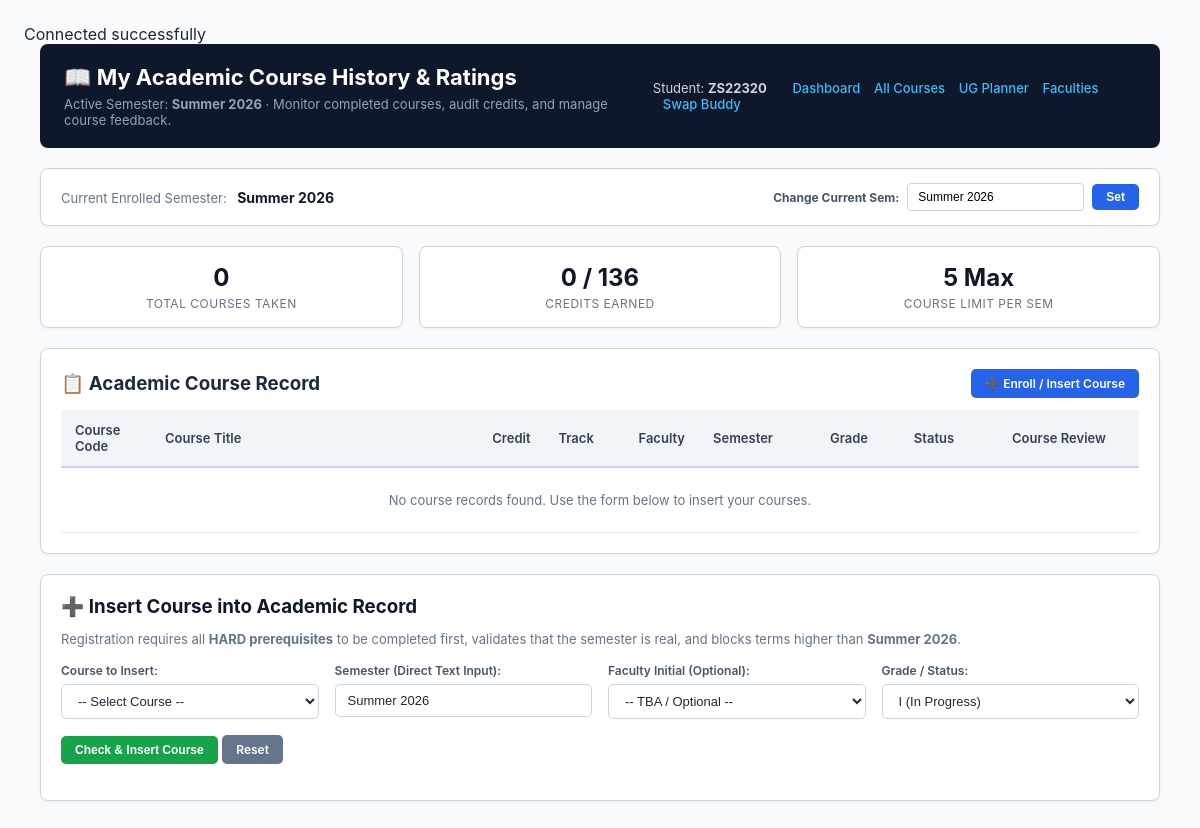
/StudentCourses.php, run on an earlier commit of the app's database.
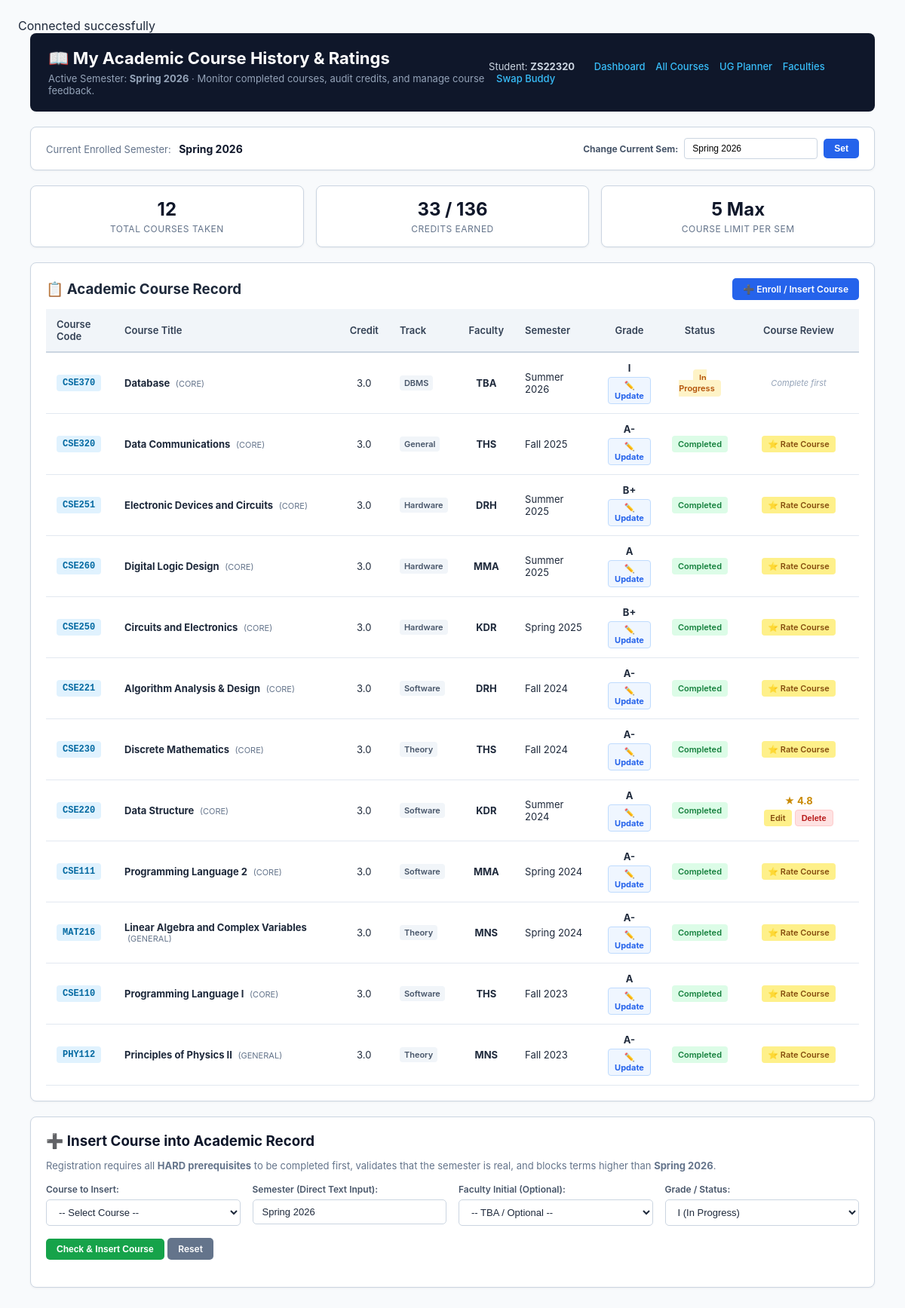
And on a later commit of the database.
### tables this page shows
CREATE TABLE `student_info` (
  `userID` varchar(8) NOT NULL,
  `SID` int(8) DEFAULT NULL,
  `cgpa` decimal(3,2) DEFAULT 0.00,
  `semester` varchar(100) DEFAULT NULL,
  `current_semester_no` int(2) NOT NULL DEFAULT 1,
  `completed_cod_credits` int(2) NOT NULL DEFAULT 0,
  `thesis_semesters_completed` int(1) NOT NULL DEFAULT 0,
  `is_doing_thesis` tinyint(1) NOT NULL DEFAULT 0,
  `is_doing_internship` tinyint(1) NOT NULL DEFAULT 0,
  `dept` varchar(500) NOT NULL DEFAULT 'CSE'
);

CREATE TABLE `course_student_took` (
  `recordID` int(11) NOT NULL,
  `userID` varchar(8) NOT NULL,
  `coursecode` varchar(10) NOT NULL,
  `marks` decimal(5,2) NOT NULL DEFAULT 0.00,
  `grade_letter` varchar(3) NOT NULL DEFAULT 'I',
  `grade_point` decimal(3,2) NOT NULL DEFAULT 0.00,
  `faculty_initial` varchar(10) DEFAULT NULL,
  `semester_taken` varchar(20) NOT NULL DEFAULT 'Spring 2026',
  `semester_order` int(6) NOT NULL DEFAULT 20261,
  `is_completed` tinyint(1) NOT NULL DEFAULT 1,
  `enrollment_semester` varchar(30) DEFAULT NULL,
  `grade` decimal(5,2) DEFAULT NULL
);

CREATE TABLE `course` (
  `coursecode` varchar(10) NOT NULL,
  `name` varchar(100) NOT NULL,
  `description` varchar(500) NOT NULL,
  `credit` float NOT NULL DEFAULT 3,
  `total_mark` decimal(3,0) NOT NULL DEFAULT 100,
  `admin` varchar(8) NOT NULL,
  `dept` varchar(20) NOT NULL DEFAULT 'CSE',
  `course_level` int(1) NOT NULL DEFAULT 1,
  `dept_type` enum('CORE','ELECTIVE','COD','GENERAL') NOT NULL DEFAULT 'CORE',
  `track` enum('Software','Hardware','Theory','DBMS','Cybersecurity','General') NOT NULL DEFAULT 'General',
  `has_lab` tinyint(1) NOT NULL DEFAULT 0,
  `has_project` tinyint(1) NOT NULL DEFAULT 0,
  `assessment_type` enum('EXAM_BASED','ASSIGNMENT_BASED') NOT NULL DEFAULT 'EXAM_BASED',
  `lab_assessment_type` enum('NONE','CONTINUOUS_ONLY','EXAM_BASED') NOT NULL DEFAULT 'NONE',
  `avg_teaching_rate` decimal(3,2) NOT NULL DEFAULT 4.00,
  `official_resource_rate` decimal(3,2) NOT NULL DEFAULT 4.00,
  `is_thesis_or_internship` tinyint(1) NOT NULL DEFAULT 0
);

CREATE TABLE `student_review_course` (
  `reviewID` int(11) NOT NULL,
  `student_uID` varchar(8) NOT NULL,
  `coursecode` varchar(10) NOT NULL,
  `rate` float NOT NULL,
  `review` varchar(500) NOT NULL
);

### StudentCourses.php (the view, shortened to what the changed rows need)
  <?php
require_once 'db.php';
$student_id = $_SESSION['userID'] ?? 'ZS22320';
$current_sem_default = 'Summer 2026';
$s_info_q = mysqli_query($conn, "SELECT semester FROM student_info WHERE userID = '$student_id'");
if ($s_info_q && $s_row = mysqli_fetch_assoc($s_info_q)) {
    if (!empty($s_row['semester'])) {
        $current_sem_default = trim($s_row['semester']);
    }
}
$my_courses_sql = "
    SELECT
        cst.recordID,
        cst.coursecode,
        c.name AS course_name,
        c.credit,
        c.dept_type,
        c.track,
        cst.faculty_initial,
        cst.semester_taken,
        cst.grade_letter,
        cst.grade_point,
        cst.marks,
        cst.is_completed,
        src.rate AS my_rating,
        src.review AS my_review
    FROM course_student_took cst
    JOIN course c ON cst.coursecode = c.coursecode
    LEFT JOIN student_review_course src ON src.student_uID = cst.userID AND src.coursecode = cst.coursecode
    WHERE cst.userID = '$student_id'
    ORDER BY cst.semester_order DESC, cst.coursecode ASC
";
$my_courses_res = mysqli_query($conn, $my_courses_sql);
$total_registered_courses = 0;
$total_credits_completed  = 0;
if ($my_courses_res) {
    while ($row = mysqli_fetch_assoc($my_courses_res)) {
        $total_registered_courses++;
        if ($row['is_completed'] == 1 && $row['grade_letter'] !== 'F') {
            $total_credits_completed += (float)$row['credit'];
        }
    }
    mysqli_data_seek($my_courses_res, 0);
}
?>
<!DOCTYPE html>
<html lang="en">
<head>
</head>
<body>
<div class="container">
    <div class="header">
        <div>
            <h1>📖 My Academic Course History & Ratings</h1>
            <p>Active Semester: <strong><?= htmlspecialchars($current_sem_default) ?></strong> · Monitor completed courses, audit credits, and manage course feedback.</p>
        </div>
    </div>
    <div class="sem-config-bar">
        <div>
            <span style="font-size: 13px; color: #64748b;">Current Enrolled Semester:</span>
            <strong style="font-size: 14px; color: #0f172a; margin-left: 6px;"><?= htmlspecialchars($current_sem_default) ?></strong>
        </div>
        <form method="POST" action="" style="margin: 0; display: flex; gap: 8px; align-items: center;">
            <label style="font-size: 12px; font-weight: bold; color: #475569;">Change Current Sem:</label>
            <input type="text" name="new_current_sem" placeholder="e.g. Summer 2026" value="<?= htmlspecialchars($current_sem_default) ?>"
                   style="padding: 6px 10px; border: 1px solid #cbd5e1; border-radius: 4px; font-size: 12px;" required>
            <button type="submit" class="btn btn-primary" style="padding: 6px 14px;">Set</button>
        </form>
    </div>
    <div class="stats-grid">
        <div class="stat-box">
            <div class="val"><?= $total_registered_courses ?></div>
            <div class="lbl">Total Courses Taken</div>
        </div>
        <div class="stat-box">
            <div class="val"><?= $total_credits_completed ?> / 136</div>
            <div class="lbl">Credits Earned</div>
        </div>
    </div>
    <div class="card">
        <table>
            <thead>
                <tr>
                    <th style="width: 90px;">Course Code</th>
                    <th>Course Title</th>
                    <th style="width: 50px; text-align: center;">Credit</th>
                    <th style="width: 80px;">Track</th>
                    <th style="width: 60px; text-align: center;">Faculty</th>
                    <th style="width: 110px;">Semester</th>
                    <th style="width: 80px; text-align: center;">Grade</th>
                    <th style="width: 90px; text-align: center;">Status</th>
                    <th style="width: 160px; text-align: center;">Course Review</th>
                </tr>
            </thead>
            <tbody>
                <?php if ($my_courses_res && mysqli_num_rows($my_courses_res) > 0): ?>
                    <?php while ($c = mysqli_fetch_assoc($my_courses_res)): ?>
                        <?php
                            $is_eligible_to_rate = ($c['is_completed'] == 1 && $c['grade_letter'] !== 'F');
                            $has_user_rating     = !empty($c['my_rating']);
                        ?>
                        <tr>
                            <td><span class="badge-code"><?= htmlspecialchars($c['coursecode']) ?></span></td>
                            <td>
                                <strong><?= htmlspecialchars($c['course_name']) ?></strong>
                                <span style="font-size: 11px; color: #64748b; margin-left: 4px;">(<?= htmlspecialchars($c['dept_type']) ?>)</span>
                            </td>
                            <td style="text-align: center;"><?= number_format($c['credit'], 1) ?></td>
                            <td><span class="badge-track"><?= htmlspecialchars($c['track']) ?></span></td>
                            <td style="text-align: center;"><strong><?= htmlspecialchars($c['faculty_initial'] ?: 'TBA') ?></strong></td>
                            <td><?= htmlspecialchars($c['semester_taken']) ?></td>
                            <td style="text-align: center;">
                                <div style="font-weight: bold;"><?= htmlspecialchars($c['grade_letter']) ?></div>
                                <a href="?edit_grade_id=<?= $c['recordID'] ?>#edit-grade-box" class="btn-edit-grade">
                                    ✏️ Update
                                </a>
                            </td>
                            <td style="text-align: center;">
                                <?php if ($is_eligible_to_rate): ?>
                                    <span class="badge-completed">Completed</span>
                                <?php else: ?>
                                    <span class="badge-progress">In Progress</span>
                                <?php endif; ?>
                            </td>
                            <td style="text-align: center;">
                                <?php if ($is_eligible_to_rate): ?>
                                    <?php if ($has_user_rating): ?>
                                        <div style="color: #ca8a04; font-weight: bold; margin-bottom: 4px;">★ <?= number_format($c['my_rating'], 1) ?></div>
                                        <div style="display: flex; gap: 4px; justify-content: center; align-items: center;">
                                            <a href="?rate_course=<?= urlencode($c['coursecode']) ?>#rate-course-box" class="btn btn-rate">Edit</a>
                                            <form method="POST" action="StudentCourses.php" style="margin: 0; padding: 0; display: inline;">
                                                <button type="submit" class="btn btn-delete">Delete</button>
                                            </form>
                                        </div>
                                    <?php else: ?>
                                        <a href="?rate_course=<?= urlencode($c['coursecode']) ?>#rate-course-box" class="btn btn-rate">⭐ Rate Course</a>
                                    <?php endif; ?>
                                <?php else: ?>
                                    <span style="color: #94a3b8; font-size: 11px; font-style: italic;">Complete first</span>
                                <?php endif; ?>
                            </td>
                        </tr>
                    <?php endwhile; ?>
                <?php else: ?>
                    <tr>
                        <td colspan="9" style="text-align: center; color: #64748b; padding: 24px;">
                            No course records found. Use the form below to insert your courses.
                        </td>
                    </tr>
                <?php endif; ?>
            </tbody>
        </table>
    </div>
    <div class="insert-form-card" id="insert-course-box">
        <p style="font-size: 13px; color: #64748b; margin-top: -6px; margin-bottom: 16px;">
            Registration requires all <strong>HARD prerequisites</strong> to be completed first, validates that the semester is real, and blocks terms higher than <strong><?= htmlspecialchars($current_sem_default) ?></strong>.
        </p>
        <form method="POST" action="StudentCourses.php">
            <div class="form-grid">
                <div>
                    <label class="form-label">Semester (Direct Text Input):</label>
                    <input type="text" name="semester_taken" class="form-control"
                           placeholder="e.g., Summer 2026"
                           value="<?= htmlspecialchars($_POST['semester_taken'] ?? $current_sem_default) ?>"
                           required>
                </div>
            </div>
        </form>
    </div>
</div>
</body>
</html>

What changed in the data, as far as the page shows it:
now on this page (row edited): student_info: semester "Spring 2026", new_current_sem "Spring 2026", semester_taken "Spring 2026"
added course_student_took: coursecode "CSE370", coursecode.name "Database", coursecode.dept_type "CORE", coursecode.credit "3.0", coursecode.track "DBMS", faculty_initial "TBA", semester_taken "Summer 2026", grade_letter "I", is_completed "In Progress"
added course_student_took: coursecode "CSE320", coursecode.name "Data Communications", coursecode.dept_type "CORE", coursecode.credit "3.0", coursecode.track "General", faculty_initial "THS", semester_taken "Fall 2025", grade_letter "A-", is_completed "Completed"
added course_student_took: coursecode "CSE251", coursecode.name "Electronic Devices and Circuits", coursecode.dept_type "CORE", coursecode.credit "3.0", coursecode.track "Hardware", faculty_initial "DRH", semester_taken "Summer 2025", grade_letter "B+", is_completed "Completed"
added course_student_took: coursecode "CSE260", coursecode.name "Digital Logic Design", coursecode.dept_type "CORE", coursecode.credit "3.0", coursecode.track "Hardware", faculty_initial "MMA", semester_taken "Summer 2025", grade_letter "A", is_completed "Completed"
added course_student_took: coursecode "CSE250", coursecode.name "Circuits and Electronics", coursecode.dept_type "CORE", coursecode.credit "3.0", coursecode.track "Hardware", faculty_initial "KDR", semester_taken "Spring 2025", grade_letter "B+", is_completed "Completed"
added course_student_took: coursecode "CSE221", coursecode.name "Algorithm Analysis & Design", coursecode.dept_type "CORE", coursecode.credit "3.0", coursecode.track "Software", faculty_initial "DRH", semester_taken "Fall 2024", grade_letter "A-", is_completed "Completed"
added course_student_took: coursecode "CSE230", coursecode.name "Discrete Mathematics", coursecode.dept_type "CORE", coursecode.credit "3.0", coursecode.track "Theory", faculty_initial "THS", semester_taken "Fall 2024", grade_letter "A-", is_completed "Completed"
added course_student_took: coursecode "CSE220", coursecode.name "Data Structure", coursecode.dept_type "CORE", coursecode.credit "3.0", coursecode.track "Software", faculty_initial "KDR", semester_taken "Summer 2024", grade_letter "A", is_completed "Completed", student_review_course.rate "4.8"
added course_student_took: coursecode "CSE111", coursecode.name "Programming Language 2", coursecode.dept_type "CORE", coursecode.credit "3.0", coursecode.track "Software", faculty_initial "MMA", semester_taken "Spring 2024", grade_letter "A-", is_completed "Completed"
added course_student_took: coursecode "MAT216", coursecode.name "Linear Algebra and Complex Variables", coursecode.dept_type "GENERAL", coursecode.credit "3.0", coursecode.track "Theory", faculty_initial "MNS", semester_taken "Spring 2024", grade_letter "A-", is_completed "Completed"
added course_student_took: coursecode "CSE110", coursecode.name "Programming Language I", coursecode.dept_type "CORE", coursecode.credit "3.0", coursecode.track "Software", faculty_initial "THS", semester_taken "Fall 2023", grade_letter "A", is_completed "Completed"
added course_student_took: coursecode "PHY112", coursecode.name "Principles of Physics II", coursecode.dept_type "GENERAL", coursecode.credit "3.0", coursecode.track "Theory", faculty_initial "MNS", semester_taken "Fall 2023", grade_letter "A-", is_completed "Completed"
Also different on the page:
$total_registered_courses: "0" → "12"
$total_credits_completed: "0" → "33"
$current_sem_default: "Summer 2026" → (not shown)
form field new_current_sem: "Summer 2026" → (not shown)
form field semester_taken: "Summer 2026" → (not shown)
text no longer shown: "No course records found. Use the form below to insert your courses."
